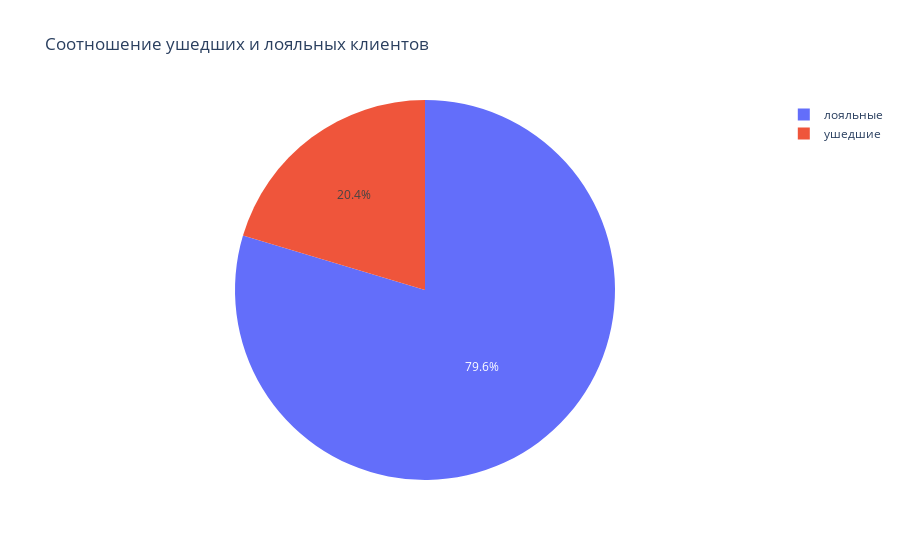

This figure's notebook cell:
### Markdown cell above
### 9.1. Соотношение ушедших и лояльных клиентов

### Code cell
churn1=churn['Exited'].value_counts()
fig1 = px.pie(churn1, values='count', names=['лояльные', 'ушедшие'], title='Соотношение ушедших и лояльных клиентов')
fig1.show()

### Figure 1 — Plotly figure (JSON) as saved in the notebook; plotly's stock layout.template omitted (floating-point values rounded to 4 significant figures)
{"data": [{"domain": {"x": [0, 1], "y": [0, 1]}, "hovertemplate": "label=%{label}<br>count=%{value}<extra></extra>", "labels": ["лояльные", "ушедшие"], "legendgroup": "", "name": "", "showlegend": true, "type": "pie", "values": [7963, 2037]}], "layout": {"legend": {"tracegroupgap": 0}, "title": {"text": "Соотношение ушедших и лояльных клиентов"}}}
